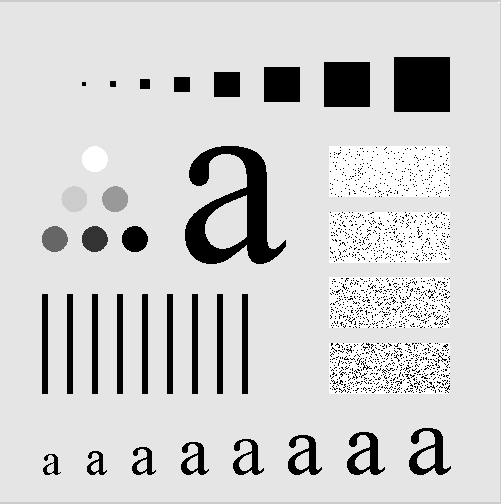
#> input picture data/2.jpg, 501 x 504 px
$ python t2_f.py
#> lines starting #> are read from the running program, lines starting #| are printed output that depends on the picture
# >>>>>>
# Descripttion:
# version: 1.0
# Author: Zx
# Email: ureinsecure@outlook.com
# Date: 2023-04-24 09:29:37
# LastEditors: Zx
# LastEditTime: 2023-04-24 09:31:36
# FilePath: /homework_2023/t2_f.py
# <<<<<<
"""
频域平滑滤波器
(1) 理想低通滤波器
(2) Butterworth低通滤波器
(3) 高斯低通滤波器

频域锐化滤波器
(1) 理想高通滤波器
(2) Butterworth高通滤波器
(3) 高斯高通滤波器
"""

import cv2 as cv
import numpy as np
import matplotlib.pyplot as plt


def filter(img, D0, N=2, type='lp', filter='butterworth'):
    '''
    频域滤波器
    Args:
        img: 灰度图片
        D0: 截止频率
        N: butterworth的阶数(默认使用二阶)
        type: lp-低通 hp-高通
        filter:butterworth、ideal、Gaussian即巴特沃斯、理想、高斯滤波器
    Returns:
        imgback：滤波后的图像
    '''
    # 离散傅里叶变换
    dft = cv.dft(np.float32(img), flags=cv.DFT_COMPLEX_OUTPUT)
    # 中心化
    dtf_shift = np.fft.fftshift(dft)

    rows, cols = img.shape
    crow, ccol = int(rows / 2), int(cols / 2)  # 计算频谱中心
    mask = np.zeros((rows, cols, 2))  # 生成rows行cols列的二维矩阵

    for i in range(rows):
        for j in range(cols):
            D = np.sqrt((i - crow) ** 2 + (j - ccol) ** 2)  # 计算D(u,v)
            if (filter.lower() == 'butterworth'):  # 巴特沃斯滤波器
                if (type == 'lp'):
                    mask[i, j] = 1 / (1 + (D / D0) ** (2 * N))
                elif (type == 'hp'):
                    mask[i, j] = 1 / (1 + (D0 / D) ** (2 * N))
                else:
                    assert ('type error')
            elif (filter.lower() == 'ideal'):  # 理想滤波器
                if (type == 'lp'):
                    if (D <= D0):
                        mask[i, j] = 1
                elif (type == 'hp'):
                    if (D > D0):
                        mask[i, j] = 1
                else:
                    assert ('type error')
            elif (filter.lower() == 'gaussian'):  # 高斯滤波器
                if (type == 'lp'):
                    mask[i, j] = np.exp(-(D * D) / (2 * D0 * D0))
                elif (type == 'hp'):
                    mask[i, j] = (1 - np.exp(-(D * D) / (2 * D0 * D0)))
                else:
                    assert ('type error')

    fshift = dtf_shift * mask

    f_ishift = np.fft.ifftshift(fshift)
    img_back = cv.idft(f_ishift)
    img_back = cv.magnitude(img_back[:, :, 0], img_back[:, :, 1])  # 计算像素梯度的绝对值
    img_back = np.abs(img_back)
    # img_back = (img_back - np.amin(img_back)) / (np.amax(img_back) - np.amin(img_back))
    return img_back


img = cv.imread('data/2.jpg', 0)
#> img: shape (504, 501); min 0, max 255, mean 207.3

# 低通滤波器
plt.subplot(221), plt.imshow(img, cmap='gray'), plt.title('Input')
# [17 lines of commented-out code are left out]
plt.subplot(221), plt.imshow(img, cmap='gray'), plt.title('Input')
plt.xticks([]), plt.yticks([])
img_back1 = filter(img, 30, type='hp', filter='ideal') # 截止频率30
#> in filter, `img_back = cv.magnitude(img_back[:, :, 0], img_back[:, :, 1])`:
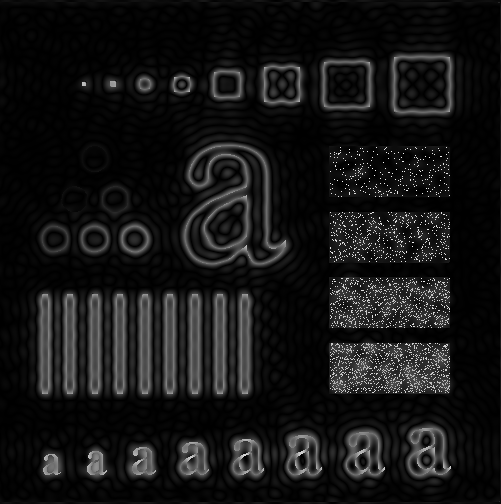
#> img_back: shape (504, 501) float64; min 2.83, max 65801419.9, mean 5484269; drawn with min black and max white
plt.subplot(222), plt.imshow(img_back1, cmap='gray'), plt.title('Output_ideal')
plt.xticks([]), plt.yticks([])
img_back2 = filter(img, 30, type='hp', filter='butterworth')
#> call 2 of filter, with D0 = 30, N = 2, type = 'hp', filter = 'butterworth'
#> in filter (call 2), `img_back = cv.magnitude(img_back[:, :, 0], img_back[:, :, 1])`:
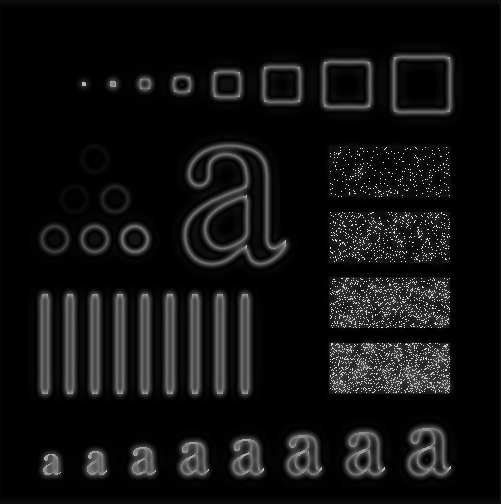
#> img_back: shape (504, 501) float64; min 0.0963, max 63228736.8, mean 4274850.3; drawn with min black and max white
plt.subplot(223), plt.imshow(img_back2, cmap='gray'), plt.title('Output_butterworth')
plt.xticks([]), plt.yticks([])
img_back3 = filter(img, 30, type='hp', filter='gaussian')
plt.subplot(224), plt.imshow(img_back3, cmap='gray'), plt.title('Output_gaussian')
plt.xticks([]), plt.yticks([])
plt.show()
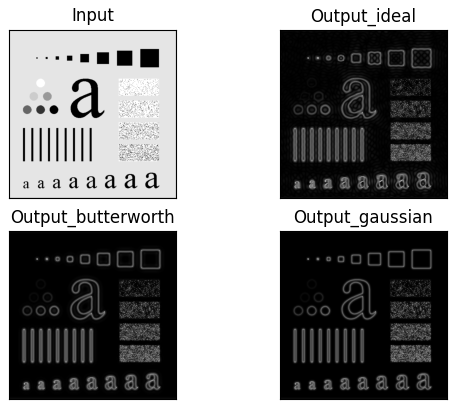
#> figure drawn by matplotlib, 4 panels

$ run again, with data/1.jpg copied over data/2.jpg
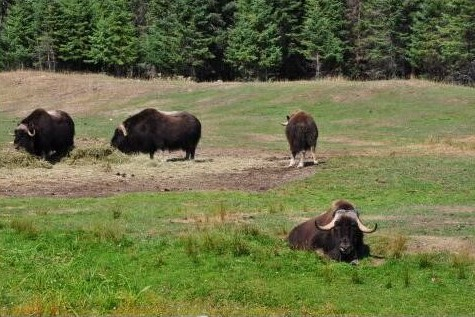
#> input picture data/1.jpg, 475 x 317 px
#> in filter, `img_back = cv.magnitude(img_back[:, :, 0], img_back[:, :, 1])`:
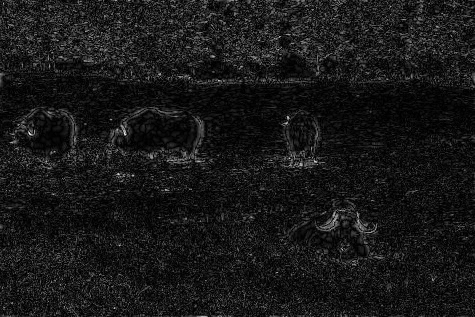
#> img_back: shape (317, 475) float64; min 51.63, max 21080804.2, mean 2024318.5; drawn with min black and max white
#> `plt.show()`:
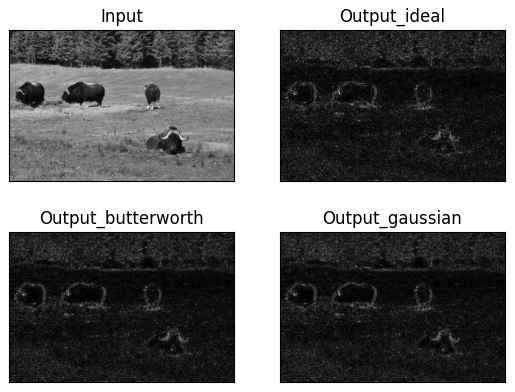
#> figure drawn by matplotlib, 4 panels

$ run again, with data/3.jpg copied over data/2.jpg
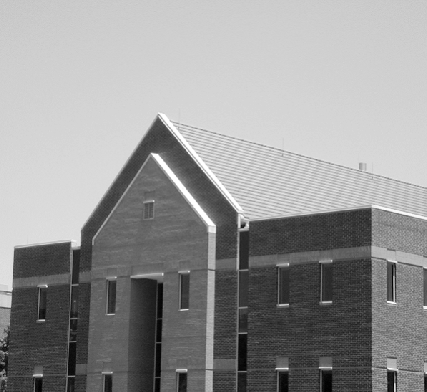
#> input picture data/3.jpg, 427 x 392 px
#> in filter, `img_back = cv.magnitude(img_back[:, :, 0], img_back[:, :, 1])`:
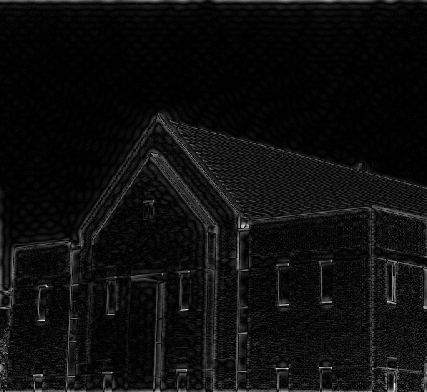
#> img_back: shape (392, 427) float64; min 1.45, max 25723031.7, mean 1436045.5; drawn with min black and max white
#> `plt.show()`:
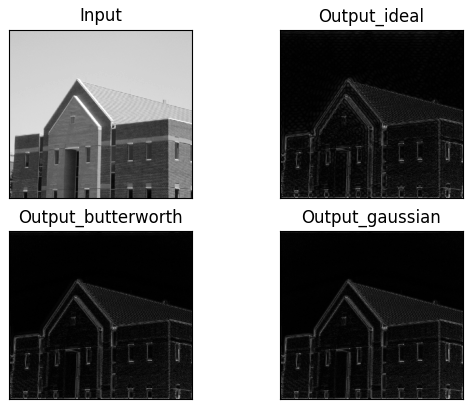
#> figure drawn by matplotlib, 4 panels
